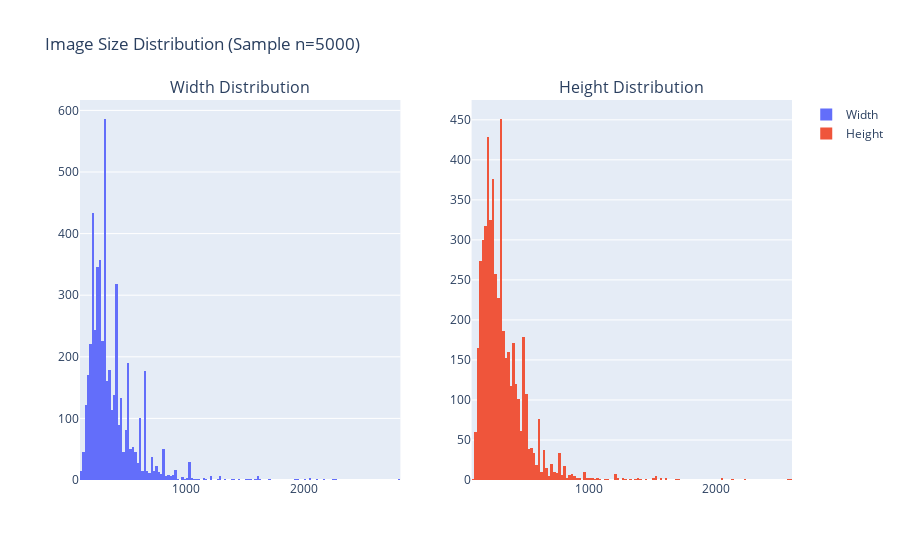

Notebook source saved alongside this figure:
### Markdown cell above
### 2.2 Image Dimension Analysis

Before feeding images to a neural network, we need to understand the variation in image sizes. Neural networks require fixed-size inputs, so we must choose an appropriate target resolution. We analyze a sample of 5,000 images to understand the distribution of widths and heights.

### Code cell
# Sample images to analyze dimension variability
sample_size = 5000
sample_df = df.sample(n=sample_size)
sizes = [Image.open(p).size for p in sample_df['path']]
widths, heights = zip(*sizes)

# Create side-by-side histograms for width and height distributions
fig_sizes = make_subplots(rows=1, cols=2, subplot_titles=(
    "Width Distribution", "Height Distribution"))
fig_sizes.add_trace(go.Histogram(x=widths, name="Width"), row=1, col=1)
fig_sizes.add_trace(go.Histogram(x=heights, name="Height"), row=1, col=2)
fig_sizes.update_layout(
    title_text=f"Image Size Distribution (Sample n={sample_size})")
fig_sizes.show()

### Figure 1 — Plotly figure (JSON) as saved in the notebook; plotly's stock layout.template omitted (floating-point values rounded to 4 significant figures; data arrays with more than 128 entries replaced by an {"elided": "..."} marker saying what was removed)
{"data": [{"name": "Width", "type": "histogram", "x": {"elided": "5000 int values"}, "xaxis": "x", "yaxis": "y"}, {"name": "Height", "type": "histogram", "x": {"elided": "5000 int values"}, "xaxis": "x2", "yaxis": "y2"}], "layout": {"annotations": [{"font": {"size": 16}, "showarrow": false, "text": "Width Distribution", "x": 0.225, "xanchor": "center", "xref": "paper", "y": 1, "yanchor": "bottom", "yref": "paper"}, {"font": {"size": 16}, "showarrow": false, "text": "Height Distribution", "x": 0.775, "xanchor": "center", "xref": "paper", "y": 1, "yanchor": "bottom", "yref": "paper"}], "title": {"text": "Image Size Distribution (Sample n=5000)"}, "xaxis": {"anchor": "y", "domain": [0, 0.45]}, "xaxis2": {"anchor": "y2", "domain": [0.55, 1]}, "yaxis": {"anchor": "x", "domain": [0, 1]}, "yaxis2": {"anchor": "x2", "domain": [0, 1]}}}
